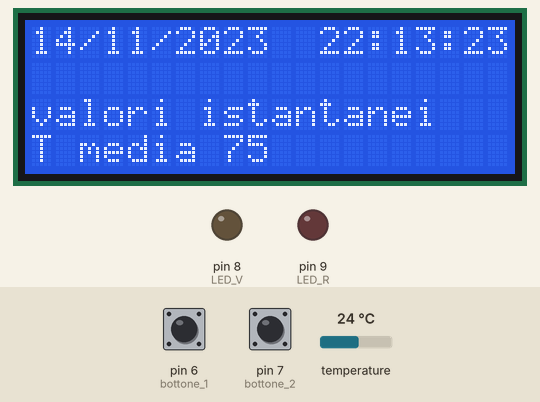
Recording of a sketch running on a simulated Arduino Uno, built with avr-gcc and run on an emulated ATmega328P. On the bench: 20×4 character LCD, output pins drawn as LEDs (lit = HIGH). Dashed ring = blinking. The inputs (shaded band) are chosen by the test bench; at power-on: pin 6 (bottone_1) LOW, pin 7 (bottone_2) LOW, temperature 24 °C. The local clock reads 2024-03-15 10:24:30 at power-on unless the sketch sets it; storage starts empty.

Above: at 3.3 s.
3.4 s: pin 6 (bottone_1) pulled HIGH for 0.65 s
At 5.0 s:
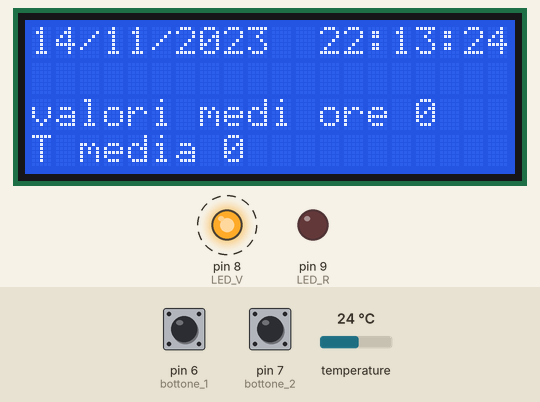
8.2 s: pin 7 (bottone_2) pulled HIGH for 0.65 s
At 8.9 s:
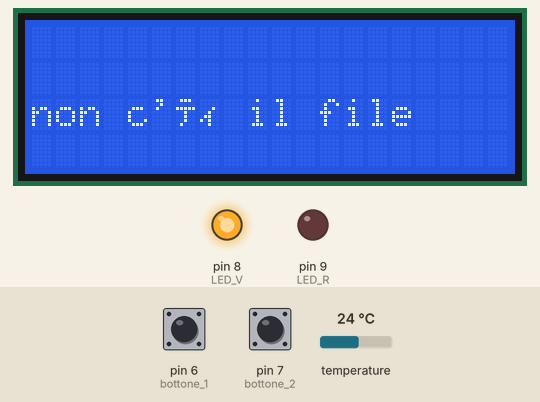
10.5 s: pin 6 (bottone_1) pulled HIGH for 1 s
At 11.22 s:
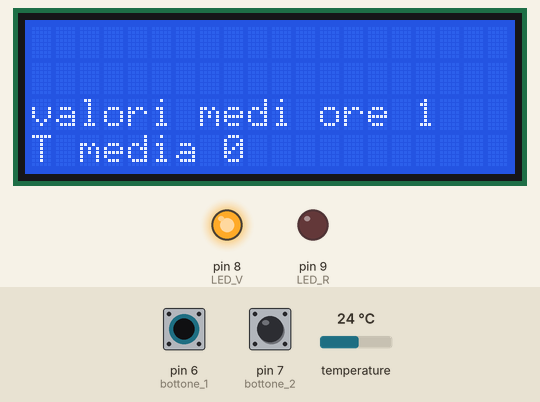
13.0 s: pin 7 (bottone_2) pulled HIGH for 1 s
At 14.0 s:
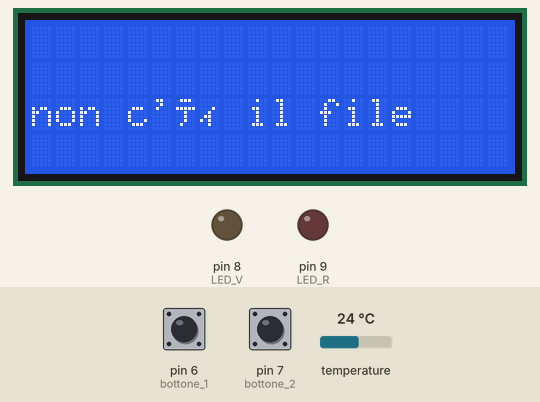
Timing chart, 0 to 44.9 s (numbered marks = the images above; inputs shaded):
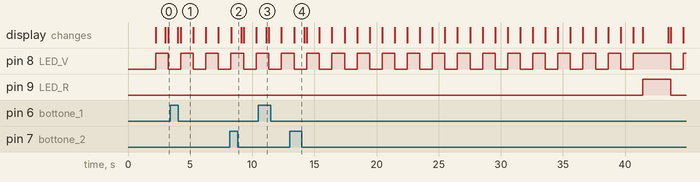

Measured:
- after the input at 3.4 s, the display: first changes after 0.62 s (image 1 shows a later state)
- after the input at 8.2 s, the display: changes after 0.11 s (image 2)
- after the input at 10.5 s, the display: changes after 0.62 s (image 3)
- after the input at 13.0 s, the display: changes after 0.38 s (image 4)
- what the display in image 1 shows lasts 1.1 s, from 4.2 s to 5.3 s

The sketch:

main.ino
```cpp
#include <SPI.h>
#include <Wire.h>
#include <OneWire.h>
#include <DallasTemperature.h>
#include <LiquidCrystal_I2C.h>
#include <SD.h>
File file;

#include "RTClib.h"
RTC_DS1307 rtc;


#define LED_R 9
#define LED_V 8
#define bottone_1 6
#define bottone_2 7


int schermata = 0;
int lampeggia = 0;

int sensT [10];  // ho messo 10 a muzzo... poi andrà regolato a seconda del numero di sensori effettivamente attaccati

int matrice_ore [24] [10];  //serve per salvare di volta in volta i dati medi delle ore per visualizzarle sullo schermino
                            // forse questa si può eliminare leggendo direttamente da sd e scrivendo a monitor. però mi pareva macchinoso

int minuto = 0;
int n_record = 0;
int ora = 0;
int conta_ore = 0;
int scrittura_SD = 0;
int scrittura_matrice_ore = 0;
int scrittura_matrice_giorno = 0;
int temp = 0;
int media_temperature = 0;
int media_ora = 0;
int temp_c = 0;

char stringa1[9]; // per memorizzare la stringa che include la data (dimensione massima data: 8 caratteri)
char stringa2[6]; // per memorizzare la stringa che include l'ora (dimensione massima ora: 6 caratteri)

// Data wire is plugged into digital pin 2 on the Arduino
#define ONE_WIRE_BUS 2

// Setup a oneWire instance to communicate with any OneWire device
OneWire oneWire(ONE_WIRE_BUS);

// Pass oneWire reference to DallasTemperature library
DallasTemperature sensors(&oneWire);

LiquidCrystal_I2C lcd = LiquidCrystal_I2C(0x27, 20, 4);

int deviceCount = 0;


void setup(void)
{
  pinMode(LED_V,OUTPUT);
  pinMode(LED_R,OUTPUT);
  pinMode(bottone_1,INPUT);
  pinMode(bottone_2,INPUT);

  rtc.adjust(DateTime(F(__DATE__), F(__TIME__)));

  sensors.begin();  // Start up the library
  Serial.begin(9600);
  lcd.init();
  lcd.backlight();
  lcd.begin(20, 4);
  lcd.setCursor(0, 0);

  lcd.print("Inizializzazione SD");
  if (!SD.begin(4)) {
  lcd.setCursor(0, 1);
  lcd.println("FALLITA");
  delay(2000);
  lcd.clear();
  return;
  while (1);
  }
  lcd.setCursor(0, 1);
  lcd.println("TUTTO OK");

  // conta quanti sensori sono attaccati
  deviceCount = sensors.getDeviceCount();
  delay(2000);
  lcd.clear();

}

void loop(void)
{

    DateTime now = rtc.now();
    lcd.setCursor(0, 0);
    sprintf(stringa1, "%2d/%02d/%d", now.day(), now.month(), now.year());
    lcd.print(stringa1);
    lcd.setCursor(12, 0);
    sprintf(stringa2, "%02d:%02d:%02d", now.hour(), now.minute(), now.second());
    lcd.print(stringa2);

    digitalWrite(LED_R, LOW);

    // qui vorrei fare il blink del led ogni loop... ma mi pare che duri parecchio più dei 200 ms che ho messo di delay
    // forse il loop di per se dura parecchio? (in effettia volte l'orologio salta dei secondi)
    if (lampeggia == 0)  {
      digitalWrite(LED_V, HIGH);
      lampeggia = 1;
    } else {
      digitalWrite(LED_V, LOW);
      lampeggia = 0;
    }

    // per ora legge file da sd e li sbanfa a seriale

    if (digitalRead(bottone_2) == HIGH)  {
      file = SD.open("temp.txt");
      if (file == true) {
        lcd.clear();
        lcd.setCursor(0, 2);
        lcd.print("lettura da SD ");
        while(file.available()){
          Serial.write(file.read());
        }
      } else {
        lcd.clear();
        lcd.setCursor(0, 2);
        lcd.print("non c'è il file ");
      }
      file.close();
    }


    // leggi temperature
    sensors.requestTemperatures();


// se il minuto corrente non è multiplo di 2 (ma poi si può mettere a 5 o 10) legge le T e se le salva nel vettore sensT
// quando il minuto è multiplo di 2 salva su SD le medie dei valori immagazzinati nei minuti precedenti, tramite la variabile n_record
// su SD scrive anno,mese,giorno,ora,minuto, le temperature misurate e anche la media di tutte le T registrate (media_temperature)
// salva solo durante il primo loop del minuto multiplo, grazie alla variabile scrittura_SD, poi torna a leggere le T dai sensori


    if (now.minute()%2 != 0) {
      if (scrittura_SD == 1) {
        n_record = n_record +1;
        for (int i = 0;  i < deviceCount;  i++)  {
        sensT [i] = sensT [i] + sensors.getTempCByIndex(i);
        }
      } else {
        scrittura_SD = 1;
      }
    }

      if (now.minute()%2 == 0) {
        if (scrittura_SD == 1) {
            lcd.clear();
            lcd.setCursor(0, 2);
            lcd.print("salvataggio su SD ");
            digitalWrite(LED_R, HIGH);  // non capisco perchè però il led non si accenda ??
            file = SD.open("temp.txt", FILE_WRITE);
          scrittura_SD = 0;
          conta_ore = conta_ore + 1;
          file.print(now.year());
          file.print(",");
          file.print(now.month());
          file.print(",");
          file.print(now.day());
          file.print(",");
          file.print(now.hour());
          file.print(",");
          file.print(now.minute());
          file.print(",");
          for (int i = 0;  i < deviceCount;  i++)  {
            file.print(sensT [i] /n_record);
            file.print(",");
            media_temperature = media_temperature + sensT [i] /n_record;
            sensT[i] = 0;
          }
          media_temperature = media_temperature / deviceCount;
          file.print(media_temperature);
          file.println();
          delay(2000);
          file.close();
          media_temperature = 0;

          n_record = 0;
        } else {
          n_record = n_record +1;
          for (int i = 0;  i < deviceCount;  i++)  {
          sensT [i] = sensT [i] + sensors.getTempCByIndex(i);
          }
        }
      }

// qui volevo fare un pezzo di codice che mi andasse a salvare nella matrice_ore la media dei valori degli ultimi 12 valori
// letti dalla scheda SD (12 valori se si usa f campionamento 5 min). stavo un po' provando con il comando seek() di fargli prendere
// gli ultimi valori, ma poi mi sono piantato
// usando una matrice poi è più semplice richiamare i dati da sbanfare a schermo, piuttosto che fare queste operazioni dentro agli if "schermata" (vedi sotto)

//      if ((now.hour() != ora) && conta_ore != 0) {
//
//      }


// qui schiacciando il pulsante_1 si cambia schermata, potendo visualizzare i dati istantanei o le medie orarie.
// ancora da fare la parte sulle medie orarie (vedi su)
// i pulsanti poi andranno messi su interrupt credo

    if (digitalRead(bottone_1) == HIGH)  {
      schermata = schermata +1;
      lcd.clear();
    }
    if (schermata == 25)  {
      schermata = 0;
    }


    if (schermata == 0) {
      lcd.setCursor(0, 2);
      lcd.print("valori istantanei ");
      lcd.setCursor(0, 3);
      lcd.print("T media ");
      for (int i = 0;  i < deviceCount;  i++)  {
        temp_c = temp_c + sensors.getTempCByIndex(i);
        }
      temp_c = temp_c/deviceCount;
      lcd.print(temp_c);
    } else {
      lcd.setCursor(0, 2);
      lcd.print("valori medi ore ");
      lcd.print(schermata - 1);
      lcd.setCursor(0, 3);
      lcd.print("T media ");
      lcd.print(matrice_ore[schermata-1][deviceCount +2]);
    }

    minuto = now.minute();
    ora = now.hour();
    temp_c = 0;


  delay(200);
}
```
